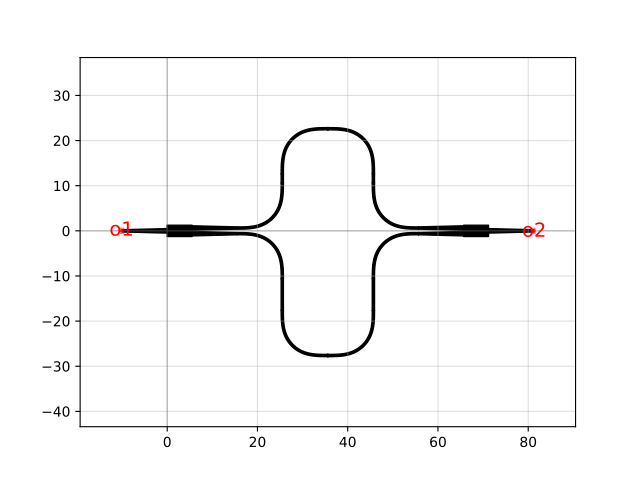

Write Python code to recreate this figure.
import gdsfactory as gf

c = gf.components.mzi(delta_length=10.0, length_y=2.0, length_x=0.1, splitter='mmi1x2', with_splitter=True, port_e1_splitter='o2', port_e0_splitter='o3', port_e1_combiner='o2', port_e0_combiner='o3', nbends=2, cross_section='strip')
c.plot()
